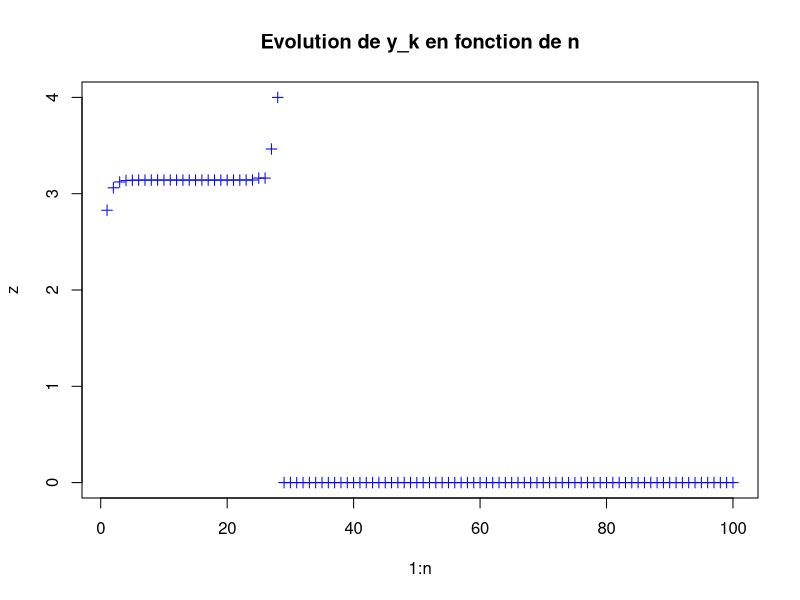
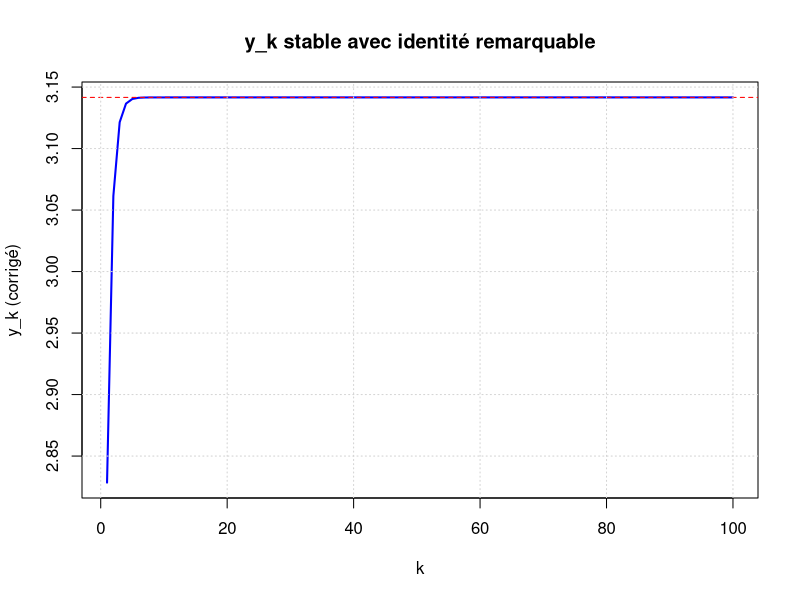

The R source for these figures, in order:
# Exercice 1

# ============================================================================
# Calcul de Pi avec la méthode d'Archimède
# ============================================================================
y <- 2 # valeur initiale
n <- 100 # nombre d'itérations
z <- 0
for (k in 1:n) {
  y_norm <- 2^(-k) * y
  y <- 2^k * sqrt(2 * (1 - sqrt(1 - y_norm^2)))
  z[k] <- y
  if (k == 20) cat("y_20 =", y, "\n")
  if (k == 100) cat("y_100 =", y, "\n")
}
plot(1:n,z, col="blue", pch=3,main="Evolution de y_k en fonction de n")


# ============================================================================
# Calcul de Pi avec la méthode d'Archimède en utilisant une identité remarquable
# ============================================================================

y <- 2 # valeur initiale
y_vals <- numeric(100)
for (k in 1:100) {
  y_norm <- 2^(-k) * y
  X <- sqrt(1 - y_norm^2)
  correction <- y_norm^2 / (1 + X)
  y <- 2^k * sqrt(2 * correction)
  y_vals[k] <- y
}

plot(1:100, y_vals, type = "l", col = "blue", lwd = 2,
     xlab = "k", ylab = "y_k (corrigé)", main = "y_k stable avec identité remarquable")
abline(h = pi, col = "red", lty = 2)
grid()